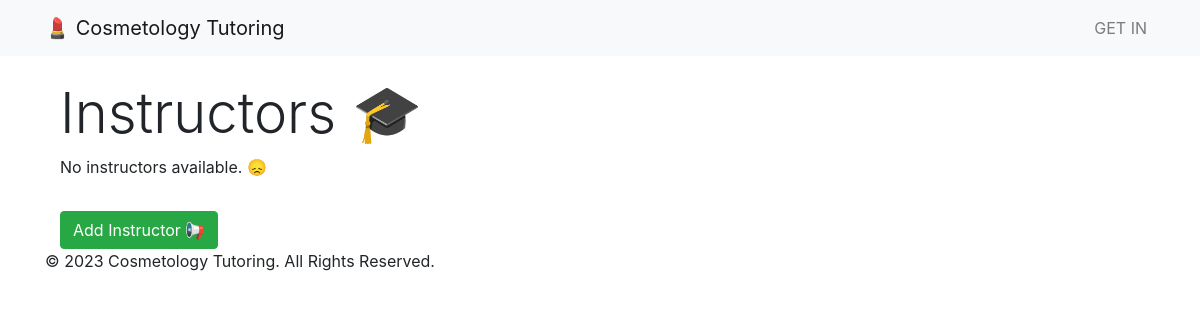
Before: /instructors/instructors/ with the older database file.
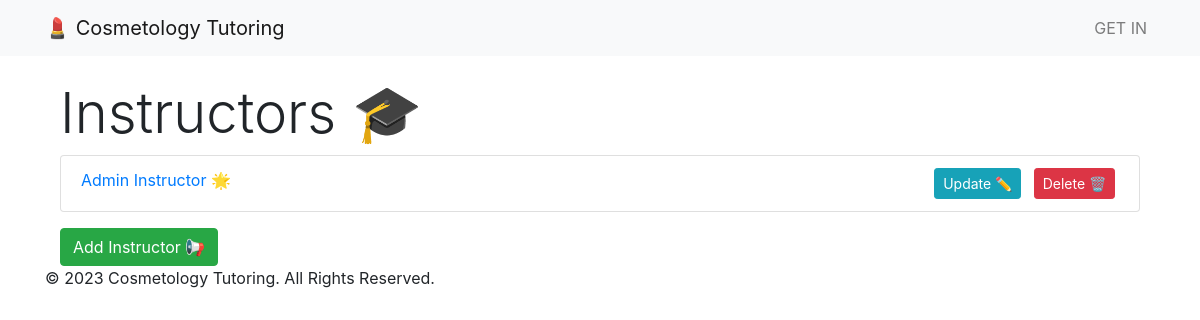
After: the same page with the newer database file.
### instructors/models.py (models this page shows, shortened)
class Instructor(models.Model):
    user = models.OneToOneField(User, on_delete=models.CASCADE)
    name = models.CharField(max_length=100)
    email = models.EmailField()
    specialty = models.CharField(max_length=100)
    experience = models.PositiveIntegerField(default=0)

### instructors/views.py (the view)
# urls.py: path('instructors/', InstructorListView.as_view(), name='instructor-list'),
class InstructorListView(ListView):
    model = Instructor
    template_name = 'instructors/instructor_list.html'
    context_object_name = 'instructors'

### templates/instructors/instructor_list.html (shortened to what this page needs)
{% extends "base.html" %}
{% block content %}
  <div class="container mt-4">
    <h1 class="display-4">Instructors 🎓</h1>
    <ul class="list-group">
      {% for instructor in instructors %}
        <li class="list-group-item">
          <a href="{% url 'instructor-detail' instructor.pk %}">{{ instructor.name }} 🌟</a>
          <span class="float-right">
            <a href="{% url 'instructor-update' instructor.pk %}" class="btn btn-info btn-sm mx-1" role="button">Update ✏️</a>
            <a href="{% url 'instructor-delete' instructor.pk %}" class="btn btn-danger btn-sm mx-1" role="button">Delete 🗑️</a>
          </span>
        </li>
      {% empty %}
        <p>No instructors available. 😞</p>
      {% endfor %}
    </ul>
    <a href="{% url 'instructor-create' %}" class="btn btn-success mt-3" role="button">Add Instructor 📢</a>
  </div>
{% endblock %}

Changed rows visible on the page:
added Instructor: name "Admin Instructor"
Other visible differences:
text no longer shown: "No instructors available. 😞"
